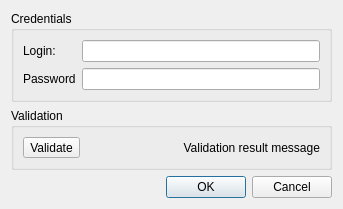
<?xml version="1.0" encoding="UTF-8"?>
<ui version="4.0">
 <class>BugReportLoginDialog</class>
 <widget class="QDialog" name="BugReportLoginDialog">
  <property name="geometry">
   <rect>
    <x>0</x>
    <y>0</y>
    <width>343</width>
    <height>197</height>
   </rect>
  </property>
  <property name="windowTitle">
   <string>Log in</string>
  </property>
  <layout class="QVBoxLayout" name="verticalLayout">
   <item>
    <widget class="QGroupBox" name="credentialsGroup">
     <property name="title">
      <string>Credentials</string>
     </property>
     <layout class="QGridLayout" name="gridLayout">
      <item row="0" column="0">
       <widget class="QLabel" name="loginLabel">
        <property name="text">
         <string>Login:</string>
        </property>
       </widget>
      </item>
      <item row="0" column="1">
       <widget class="QLineEdit" name="loginEdit"/>
      </item>
      <item row="1" column="0">
       <widget class="QLabel" name="passwordLabel">
        <property name="text">
         <string>Password</string>
        </property>
       </widget>
      </item>
      <item row="1" column="1">
       <widget class="QLineEdit" name="passwordEdit">
        <property name="echoMode">
         <enum>QLineEdit::Password</enum>
        </property>
       </widget>
      </item>
     </layout>
    </widget>
   </item>
   <item>
    <widget class="QGroupBox" name="validationGroup">
     <property name="title">
      <string>Validation</string>
     </property>
     <layout class="QHBoxLayout" name="horizontalLayout">
      <item>
       <widget class="QToolButton" name="validationButton">
        <property name="text">
         <string>Validate</string>
        </property>
        <property name="icon">
         <iconset resource="../icons.qrc">
          <normaloff>:/icons/img/test_conn_error.png</normaloff>:/icons/img/test_conn_error.png</iconset>
        </property>
        <property name="toolButtonStyle">
         <enum>Qt::ToolButtonTextBesideIcon</enum>
        </property>
       </widget>
      </item>
      <item>
       <widget class="QLabel" name="validationLabel">
        <property name="text">
         <string>Validation result message</string>
        </property>
        <property name="alignment">
         <set>Qt::AlignRight|Qt::AlignTrailing|Qt::AlignVCenter</set>
        </property>
       </widget>
      </item>
     </layout>
    </widget>
   </item>
   <item>
    <widget class="QDialogButtonBox" name="buttonBox">
     <property name="orientation">
      <enum>Qt::Horizontal</enum>
     </property>
     <property name="standardButtons">
      <set>QDialogButtonBox::Cancel|QDialogButtonBox::Ok</set>
     </property>
    </widget>
   </item>
  </layout>
 </widget>
 <resources>
  <include location="../icons.qrc"/>
 </resources>
 <connections>
  <connection>
   <sender>buttonBox</sender>
   <signal>accepted()</signal>
   <receiver>BugReportLoginDialog</receiver>
   <slot>accept()</slot>
   <hints>
    <hint type="sourcelabel">
     <x>248</x>
     <y>254</y>
    </hint>
    <hint type="destinationlabel">
     <x>157</x>
     <y>274</y>
    </hint>
   </hints>
  </connection>
  <connection>
   <sender>buttonBox</sender>
   <signal>rejected()</signal>
   <receiver>BugReportLoginDialog</receiver>
   <slot>reject()</slot>
   <hints>
    <hint type="sourcelabel">
     <x>316</x>
     <y>260</y>
    </hint>
    <hint type="destinationlabel">
     <x>286</x>
     <y>274</y>
    </hint>
   </hints>
  </connection>
 </connections>
</ui>
